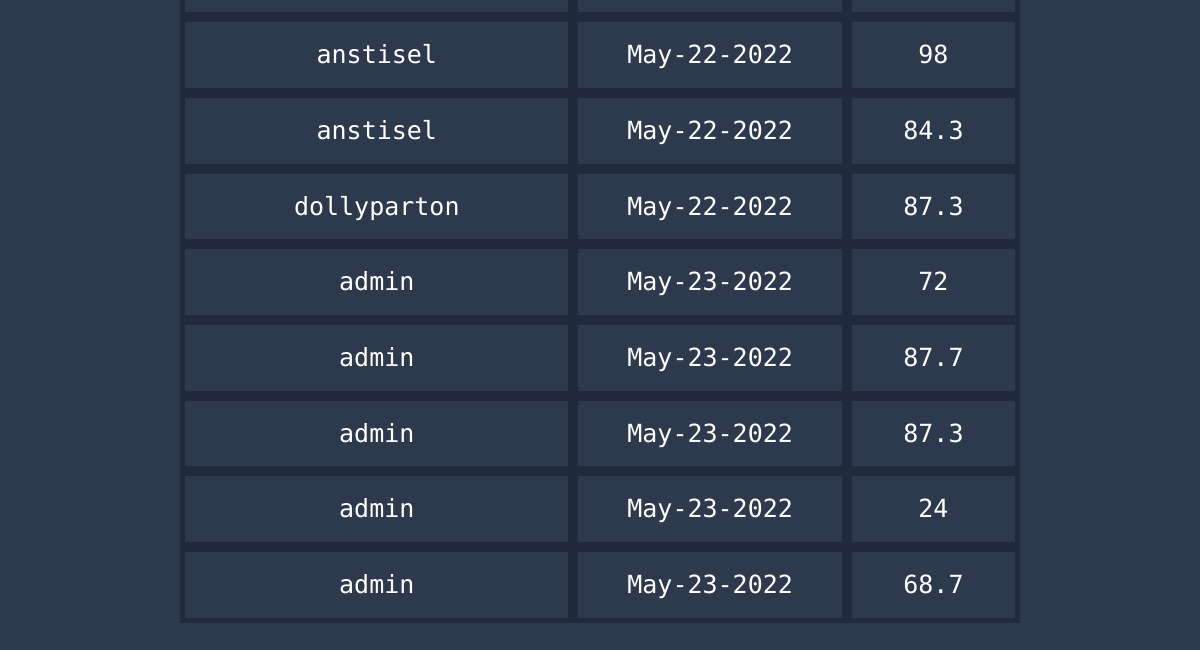
The page /leaderboard (lower part) on the database as committed earlier.
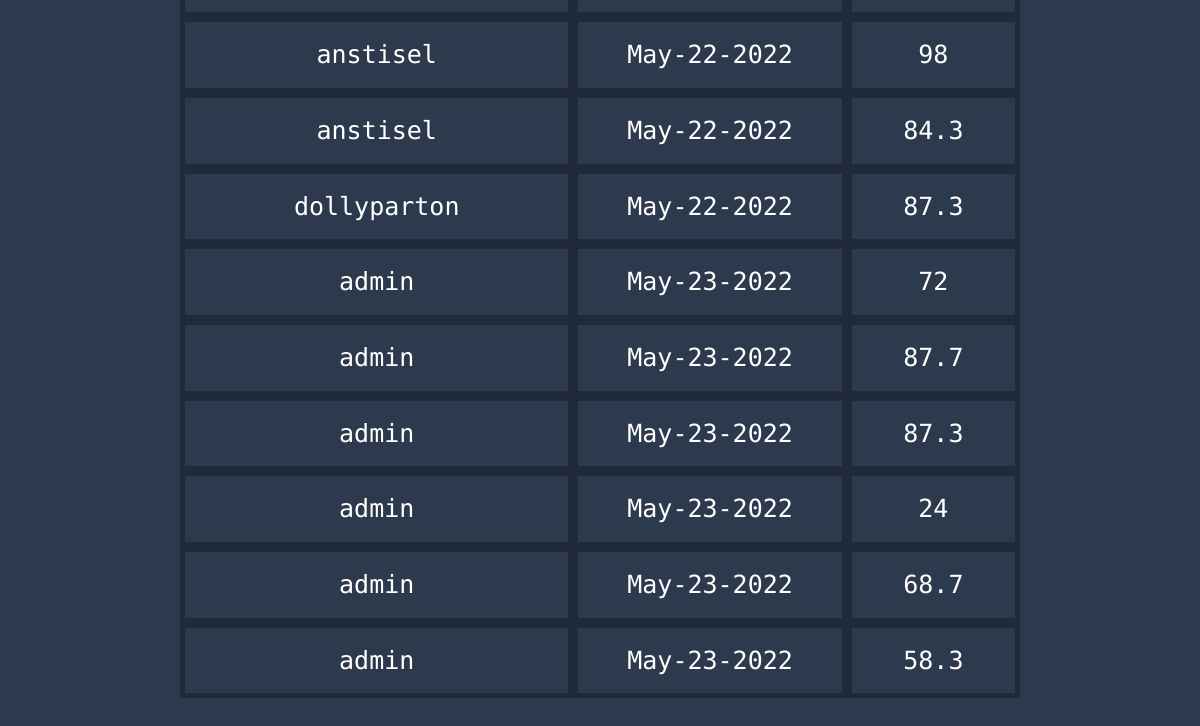
The same page on the database as committed later.
### app/models.py (models this page shows, shortened)
class Score(UserMixin, db.Model):
    id = db.Column(db.Integer, primary_key=True)
    user_score = db.Column(db.Integer)
    user_id = db.Column(db.Integer, db.ForeignKey("user.id"))
    today = date.today()
    format_date = today.strftime("%b-%d-%Y") #strips minutes, formats the date eg May-16-2022
    date = db.Column(db.String, default=format_date)

class User(UserMixin, db.Model):
    id = db.Column(db.Integer, primary_key=True)
    username = db.Column(db.String(64), index=True, unique=True)
    email = db.Column(db.String(120), index=True, unique=True)
    password_hash = db.Column(db.String(128))
    user_stats = db.relationship('Score', backref='user', lazy=True)

### app/routes.py (the view)
@app.route('/leaderboard', methods=['GET', 'POST'])
def leaderboard():
    all_scores = Score.query.all()
    user = User.query.all()
    if current_user.is_authenticated:
        user_name = current_user.username
        return render_template('leaderboard.html', title='Leaderboard', scores=all_scores, user_name=user_name)
    return render_template('leaderboard.html', title='Leaderboard', scores=all_scores)

### app/templates/leaderboard.html (shortened to what this page needs)
{% extends "base.html" %}
{% block content %}
    <table id="myTable" class="tablesorter">
        <tbody>
            {% for score in scores %}
                <tr>
                    <td> {{ score.user.username }} </td>
                    <td> {{ score.date }} </td>
                    <td> {{ score.user_score }}</td>
                </tr>
            {% endfor %}
    </tbody>
</table>
{% endblock %}

Rows that differ between the two databases and show on the page:
added Score: user.username "admin", date "May-23-2022", user_score "58.3"
